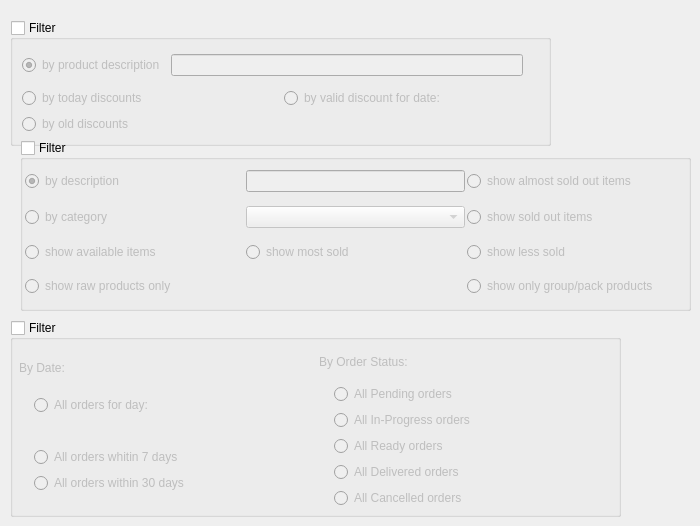
     <widget class="QWidget" name="pageFilters">
      <widget class="QGroupBox" name="groupFilterOffers">
       <property name="geometry">
        <rect>
         <x>10</x>
         <y>20</y>
         <width>541</width>
         <height>126</height>
        </rect>
       </property>
       <property name="sizePolicy">
        <sizepolicy hsizetype="Minimum" vsizetype="Minimum">
         <horstretch>0</horstretch>
         <verstretch>0</verstretch>
        </sizepolicy>
       </property>
       <property name="title">
        <string>Filter</string>
       </property>
       <property name="checkable">
        <bool>true</bool>
       </property>
       <property name="checked">
        <bool>false</bool>
       </property>
       <layout class="QGridLayout" name="_2">
        <item row="0" column="0" colspan="2">
         <layout class="QHBoxLayout" name="_3">
          <item>
           <widget class="QRadioButton" name="chOffersFilterByProduct">
            <property name="text">
             <string>by product description</string>
            </property>
            <property name="checked">
             <bool>true</bool>
            </property>
           </widget>
          </item>
          <item>
           <widget class="QLineEdit" name="editOffersFilterByProduct">
            <property name="sizePolicy">
             <sizepolicy hsizetype="MinimumExpanding" vsizetype="Fixed">
              <horstretch>0</horstretch>
              <verstretch>0</verstretch>
             </sizepolicy>
            </property>
           </widget>
          </item>
          <item>
           <widget class="QStackedWidget" name="stackedWidget_2">
            <property name="maximumSize">
             <size>
              <width>10</width>
              <height>16777215</height>
             </size>
            </property>
            <widget class="QWidget" name="page_3">
             <widget class="QComboBox" name="comboProductsFilterBySubCategory">
              <property name="geometry">
               <rect>
                <x>60</x>
                <y>20</y>
                <width>168</width>
                <height>20</height>
               </rect>
              </property>
             </widget>
             <widget class="QRadioButton" name="rbProductsFilterBySubCategory">
              <property name="geometry">
               <rect>
                <x>-111</x>
                <y>20</y>
                <width>169</width>
                <height>20</height>
               </rect>
              </property>
              <property name="text">
               <string>by Subcategory</string>
              </property>
             </widget>
            </widget>
            <widget class="QWidget" name="page_5">
             <widget class="QCheckBox" name="chChainiedFilterForCategories">
              <property name="geometry">
               <rect>
                <x>-60</x>
                <y>0</y>
                <width>244</width>
                <height>151</height>
               </rect>
              </property>
              <property name="text">
               <string>Chain Dep/Category Filters</string>
              </property>
             </widget>
             <widget class="QRadioButton" name="rbProductsFilterByDepartment">
              <property name="geometry">
               <rect>
                <x>-475</x>
                <y>0</y>
                <width>206</width>
                <height>22</height>
               </rect>
              </property>
              <property name="text">
               <string>by department</string>
              </property>
             </widget>
             <widget class="QComboBox" name="comboProductsFilterByDepartment">
              <property name="geometry">
               <rect>
                <x>-267</x>
                <y>-2</y>
                <width>205</width>
                <height>27</height>
               </rect>
              </property>
             </widget>
            </widget>
            <widget class="QWidget" name="page_4"/>
           </widget>
          </item>
         </layout>
        </item>
        <item row="1" column="0">
         <widget class="QRadioButton" name="chOffersTodayDiscounts">
          <property name="text">
           <string>by today discounts</string>
          </property>
          <property name="checked">
           <bool>false</bool>
          </property>
         </widget>
        </item>
        <item row="1" column="1">
         <widget class="QRadioButton" name="chOffersSelectDate">
          <property name="text">
           <string>by valid discount for date:</string>
          </property>
         </widget>
        </item>
        <item row="2" column="0">
         <widget class="QRadioButton" name="chOffersOldDiscounts">
          <property name="text">
           <string>by old discounts</string>
          </property>
         </widget>
        </item>
        <item row="2" column="1">
         <widget class="KDateWidget" name="offersDateEditor" native="true">
          <property name="date" stdset="0">
           <date>
            <year>2009</year>
            <month>1</month>
            <day>1</day>
           </date>
          </property>
         </widget>
        </item>
       </layout>
      </widget>
      <widget class="QGroupBox" name="groupFilterProducts">
       <property name="geometry">
        <rect>
         <x>20</x>
         <y>140</y>
         <width>671</width>
         <height>171</height>
        </rect>
       </property>
       <property name="sizePolicy">
        <sizepolicy hsizetype="MinimumExpanding" vsizetype="Minimum">
         <horstretch>0</horstretch>
         <verstretch>0</verstretch>
        </sizepolicy>
       </property>
       <property name="minimumSize">
        <size>
         <width>0</width>
         <height>0</height>
        </size>
       </property>
       <property name="maximumSize">
        <size>
         <width>16777215</width>
         <height>16777215</height>
        </size>
       </property>
       <property name="title">
        <string>Filter</string>
       </property>
       <property name="flat">
        <bool>false</bool>
       </property>
       <property name="checkable">
        <bool>true</bool>
       </property>
       <property name="checked">
        <bool>false</bool>
       </property>
       <layout class="QGridLayout" name="gridLayout_3">
        <property name="leftMargin">
         <number>2</number>
        </property>
        <property name="topMargin">
         <number>2</number>
        </property>
        <property name="rightMargin">
         <number>2</number>
        </property>
        <property name="bottomMargin">
         <number>2</number>
        </property>
        <property name="horizontalSpacing">
         <number>2</number>
        </property>
        <item row="3" column="2">
         <widget class="QRadioButton" name="rbProductsFilterByGroup">
          <property name="text">
           <string>show only group/pack products</string>
          </property>
         </widget>
        </item>
        <item row="2" column="0">
         <widget class="QRadioButton" name="rbProductsFilterByAvailable">
          <property name="text">
           <string>show available items</string>
          </property>
         </widget>
        </item>
        <item row="0" column="0">
         <widget class="QRadioButton" name="rbProductsFilterByDesc">
          <property name="text">
           <string>by description</string>
          </property>
          <property name="checked">
           <bool>true</bool>
          </property>
         </widget>
        </item>
        <item row="0" column="1">
         <widget class="QLineEdit" name="editProductsFilterByDesc">
          <property name="sizePolicy">
           <sizepolicy hsizetype="Minimum" vsizetype="Fixed">
            <horstretch>0</horstretch>
            <verstretch>0</verstretch>
           </sizepolicy>
          </property>
         </widget>
        </item>
        <item row="0" column="2">
         <widget class="QRadioButton" name="rbProductsFilterByAlmostSoldOut">
          <property name="text">
           <string>show almost sold out items</string>
          </property>
         </widget>
        </item>
        <item row="1" column="0">
         <widget class="QRadioButton" name="rbProductsFilterByCategory">
          <property name="text">
           <string>by category</string>
          </property>
         </widget>
        </item>
        <item row="3" column="0" colspan="2">
         <widget class="QRadioButton" name="rbProductsFilterByRaw">
          <property name="text">
           <string>show raw products only</string>
          </property>
         </widget>
        </item>
        <item row="2" column="2">
         <widget class="QRadioButton" name="rbProductsFilterByLessSold">
          <property name="text">
           <string>show less sold</string>
          </property>
         </widget>
        </item>
        <item row="1" column="1">
         <widget class="QComboBox" name="comboProductsFilterByCategory">
          <property name="sizePolicy">
           <sizepolicy hsizetype="Minimum" vsizetype="Fixed">
            <horstretch>0</horstretch>
            <verstretch>0</verstretch>
           </sizepolicy>
          </property>
         </widget>
        </item>
        <item row="1" column="2">
         <widget class="QRadioButton" name="rbProductsFilterByNotAvailable">
          <property name="text">
           <string>show sold out items</string>
          </property>
         </widget>
        </item>
        <item row="2" column="1">
         <widget class="QRadioButton" name="rbProductsFilterByMostSold">
          <property name="text">
           <string>show most sold</string>
          </property>
         </widget>
        </item>
       </layout>
      </widget>
      <widget class="QGroupBox" name="groupSOFilter">
       <property name="geometry">
        <rect>
         <x>10</x>
         <y>320</y>
         <width>611</width>
         <height>197</height>
        </rect>
       </property>
       <property name="title">
        <string>Filter</string>
       </property>
       <property name="checkable">
        <bool>true</bool>
       </property>
       <property name="checked">
        <bool>false</bool>
       </property>
       <layout class="QGridLayout" name="gridLayout_7">
        <property name="leftMargin">
         <number>6</number>
        </property>
        <property name="topMargin">
         <number>6</number>
        </property>
        <property name="rightMargin">
         <number>6</number>
        </property>
        <property name="bottomMargin">
         <number>6</number>
        </property>
        <item row="0" column="0">
         <layout class="QVBoxLayout" name="verticalLayout_14">
          <item>
           <widget class="QLabel" name="label_5">
            <property name="text">
             <string>By Date:</string>
            </property>
           </widget>
          </item>
          <item>
           <layout class="QVBoxLayout" name="verticalLayout_13">
            <property name="leftMargin">
             <number>15</number>
            </property>
            <item>
             <widget class="QRadioButton" name="rbSOByDate">
              <property name="text">
               <string>All orders for day:</string>
              </property>
             </widget>
            </item>
            <item>
             <layout class="QHBoxLayout" name="horizontalLayout_5">
              <item>
               <spacer name="horizontalSpacer_2">
                <property name="orientation">
                 <enum>Qt::Horizontal</enum>
                </property>
                <property name="sizeType">
                 <enum>QSizePolicy::Fixed</enum>
                </property>
                <property name="sizeHint" stdset="0">
                 <size>
                  <width>15</width>
                  <height>20</height>
                 </size>
                </property>
               </spacer>
              </item>
              <item>
               <widget class="KDateWidget" name="datePicker" native="true"/>
              </item>
             </layout>
            </item>
            <item>
             <widget class="QRadioButton" name="rbSOByThisWeek">
              <property name="text">
               <string>All orders whitin 7 days</string>
              </property>
             </widget>
            </item>
            <item>
             <widget class="QRadioButton" name="rbSOByThisMonth">
              <property name="text">
               <string>All orders within 30 days</string>
              </property>
             </widget>
            </item>
            <item>
             <spacer name="verticalSpacer">
              <property name="orientation">
               <enum>Qt::Vertical</enum>
              </property>
              <property name="sizeType">
               <enum>QSizePolicy::Fixed</enum>
              </property>
              <property name="sizeHint" stdset="0">
               <size>
                <width>20</width>
                <height>15</height>
               </size>
              </property>
             </spacer>
            </item>
           </layout>
          </item>
         </layout>
        </item>
        <item row="0" column="1">
         <layout class="QVBoxLayout" name="verticalLayout_12">
          <item>
           <widget class="QLabel" name="label_4">
            <property name="text">
             <string>By Order Status:</string>
            </property>
           </widget>
          </item>
          <item>
           <layout class="QVBoxLayout" name="verticalLayout_11">
            <property name="leftMargin">
             <number>15</number>
            </property>
            <item>
             <widget class="QRadioButton" name="rbSOByStatusPending">
              <property name="text">
               <string>All Pending orders</string>
              </property>
             </widget>
            </item>
            <item>
             <widget class="QRadioButton" name="rbSOByStatusInProgress">
              <property name="text">
               <string>All In-Progress orders</string>
              </property>
             </widget>
            </item>
            <item>
             <widget class="QRadioButton" name="rbSOByStatusReady">
              <property name="text">
               <string>All Ready orders</string>
              </property>
             </widget>
            </item>
            <item>
             <widget class="QRadioButton" name="rbSOByStatusDelivered">
              <property name="text">
               <string>All Delivered orders</string>
              </property>
             </widget>
            </item>
            <item>
             <widget class="QRadioButton" name="rbSOByStatusCancelled">
              <property name="text">
               <string>All Cancelled orders</string>
              </property>
             </widget>
            </item>
           </layout>
          </item>
         </layout>
        </item>
       </layout>
      </widget>
     </widget>
